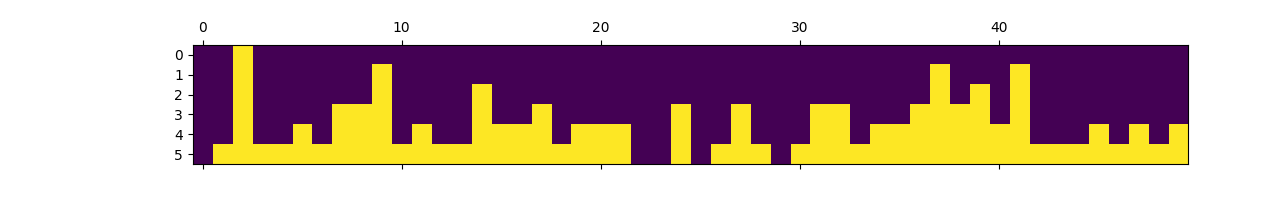

Source code (Python):
N=5000
L=50


import matplotlib.pyplot as plt
import numpy as np
import random

ListPos=[0 for k in range (L)]

for tirage in range (N):
    Emplacement=random.randint(0,L-1)   #On tire au sort pour chaque éléments sa colonne d'arrivée
    ListPos[Emplacement]+=1                #On compte le nombre d'élément de chaque colonne

H=0
for h in ListPos:
    if h>H:
        H=h                             #Calcul de la hauteur max H

M=np.zeros((H,L))

for k in range (len(ListPos)):
    for i in range (ListPos[k]):
        M[H-i-1][k]=20                  #On rempli le tableau en fonction du nombre d'éléments par colonne

plt.matshow(M,None)
plt.show()
